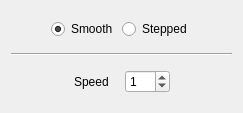
       <widget class="QWidget" name="pagePlatform">
        <layout class="QVBoxLayout" name="verticalLayout_6">
         <item>
          <spacer name="verticalSpacer_7">
           <property name="orientation">
            <enum>Qt::Vertical</enum>
           </property>
           <property name="sizeHint" stdset="0">
            <size>
             <width>20</width>
             <height>8</height>
            </size>
           </property>
          </spacer>
         </item>
         <item>
          <layout class="QHBoxLayout" name="horizontalLayout_3">
           <property name="spacing">
            <number>4</number>
           </property>
           <item>
            <spacer name="horizontalSpacer_12">
             <property name="orientation">
              <enum>Qt::Horizontal</enum>
             </property>
             <property name="sizeHint" stdset="0">
              <size>
               <width>40</width>
               <height>20</height>
              </size>
             </property>
            </spacer>
           </item>
           <item>
            <widget class="QRadioButton" name="rbtnSmooth">
             <property name="text">
              <string>Smooth</string>
             </property>
             <property name="checked">
              <bool>true</bool>
             </property>
            </widget>
           </item>
           <item>
            <widget class="QRadioButton" name="rbtnStepped">
             <property name="text">
              <string>Stepped</string>
             </property>
            </widget>
           </item>
           <item>
            <spacer name="horizontalSpacer_13">
             <property name="orientation">
              <enum>Qt::Horizontal</enum>
             </property>
             <property name="sizeHint" stdset="0">
              <size>
               <width>40</width>
               <height>20</height>
              </size>
             </property>
            </spacer>
           </item>
          </layout>
         </item>
         <item>
          <spacer name="verticalSpacer_10">
           <property name="orientation">
            <enum>Qt::Vertical</enum>
           </property>
           <property name="sizeHint" stdset="0">
            <size>
             <width>20</width>
             <height>8</height>
            </size>
           </property>
          </spacer>
         </item>
         <item>
          <widget class="Line" name="line">
           <property name="orientation">
            <enum>Qt::Horizontal</enum>
           </property>
          </widget>
         </item>
         <item>
          <spacer name="verticalSpacer_11">
           <property name="orientation">
            <enum>Qt::Vertical</enum>
           </property>
           <property name="sizeHint" stdset="0">
            <size>
             <width>20</width>
             <height>8</height>
            </size>
           </property>
          </spacer>
         </item>
         <item>
          <layout class="QHBoxLayout" name="horizontalLayout_16">
           <item>
            <spacer name="horizontalSpacer_7">
             <property name="orientation">
              <enum>Qt::Horizontal</enum>
             </property>
             <property name="sizeHint" stdset="0">
              <size>
               <width>40</width>
               <height>20</height>
              </size>
             </property>
            </spacer>
           </item>
           <item>
            <layout class="QHBoxLayout" name="horizontalLayout_6">
             <item>
              <widget class="QLabel" name="lblPlatformSpeed">
               <property name="text">
                <string>Speed   </string>
               </property>
              </widget>
             </item>
             <item>
              <widget class="LePlatzSpinBox" name="spbPlatformSpeed">
               <property name="sizePolicy">
                <sizepolicy hsizetype="Fixed" vsizetype="Fixed">
                 <horstretch>0</horstretch>
                 <verstretch>0</verstretch>
                </sizepolicy>
               </property>
               <property name="minimum">
                <number>-32</number>
               </property>
               <property name="maximum">
                <number>32</number>
               </property>
               <property name="value">
                <number>1</number>
               </property>
              </widget>
             </item>
            </layout>
           </item>
           <item>
            <spacer name="horizontalSpacer_16">
             <property name="orientation">
              <enum>Qt::Horizontal</enum>
             </property>
             <property name="sizeHint" stdset="0">
              <size>
               <width>40</width>
               <height>20</height>
              </size>
             </property>
            </spacer>
           </item>
          </layout>
         </item>
         <item>
          <spacer name="verticalSpacer_6">
           <property name="orientation">
            <enum>Qt::Vertical</enum>
           </property>
           <property name="sizeHint" stdset="0">
            <size>
             <width>20</width>
             <height>9</height>
            </size>
           </property>
          </spacer>
         </item>
        </layout>
       </widget>
